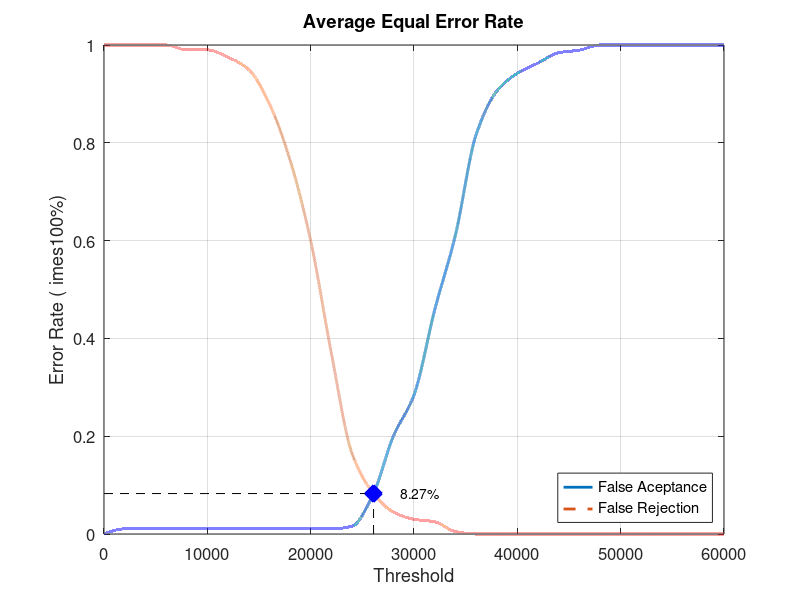
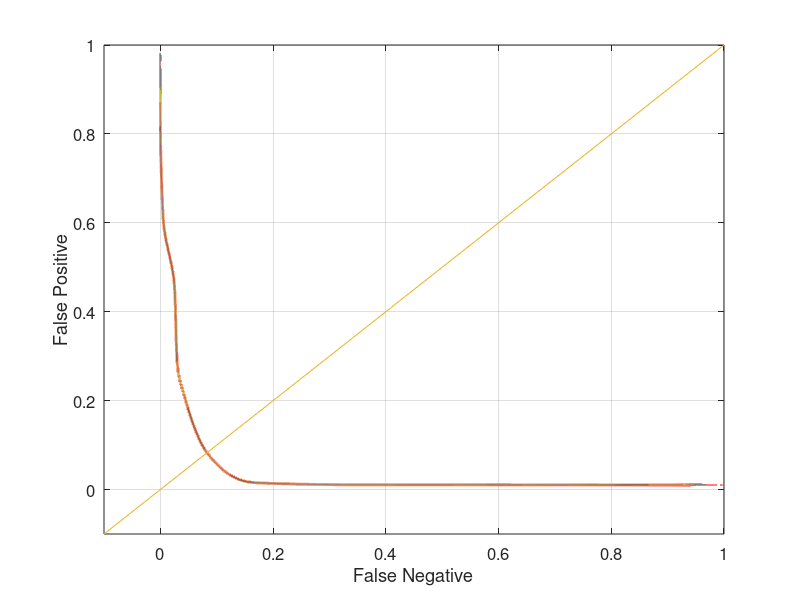

Recreate these plots in MATLAB, in order.
close all;
clear;
clc;
x = 0:2000:60000;
xq = 0:0.5:60000;

y0 = [0 0.0105263 0.0105263 0.0105263 0.0105263 0.0105263 0.0105263 0.0105263 0.0105263 0.0105263 0.0105263 0.0105263 0.0157895 0.0789474 0.2 0.284211 0.457895 0.610526 0.815789 0.905263 0.942105 0.963158 0.984211 0.989474 1 1 1 1 1 1 1]
yy0 = interp1(x, y0, xq, 'pchip');
y1 = [1 1 1 1 0.99 0.99 0.975 0.95 0.88 0.765 0.6 0.37 0.165 0.085 0.045 0.03 0.025 0.005 0 0 0 0 0 0 0 0 0 0 0 0 0]
yy1 = interp1(x, y1, xq, 'pchip');

% Calculating EER: 
y2 = abs(y0 - y1);
find(y2 == min(y2))
yy2 = abs(yy0 - yy1);
xEER = find(yy2 == min(yy2));
xEERIndex = xq(xEER) % X-axis EER
yEER = yy0(xEER) % Y-axis EER

main = figure
plot(xq, yy0,'-','LineWidth', 2);	hold on
plot(xq, yy1,'--','LineWidth', 2);	hold on
plot([xEERIndex xEERIndex], [0 yEER], 'k--');	hold on
plot([0 xEERIndex], [yEER yEER], 'k--');	hold on
plot(xEERIndex, yEER, 'bx', 'LineWidth', 10);	hold on
text(xEERIndex + 10 * xEERIndex / 100, yEER, [num2str(round((10000 * yEER)) / 100) '%'])
legend('False Aceptance', 'False Rejection', 'Location', 'SouthEast')
xlabel('Threshold')
ylabel('Error Rate (	imes100%)')
title('Average Equal Error Rate')
set(gca, 'FontSize', 12)
axis([0 60000 0 1])
grid on

print(main, 'Database1_1Main', '-dpng');
FNRxFPR = figure('Color', [1 1 1]);
plot(yy1, yy0, '-', yy1, yy0, 'LineWidth', 2);
hold on
y = -0.1:0.1:1
plot(y, y); 
set(gca, 'FontSize', 12)
xlabel('False Negative')
ylabel('False Positive')
axis([-0.1 1 -0.1 1])
set(gca, 'FontSize', 12)
grid on

print(FNRxFPR, 'Database1_1FNRxFPR','-dpng');
